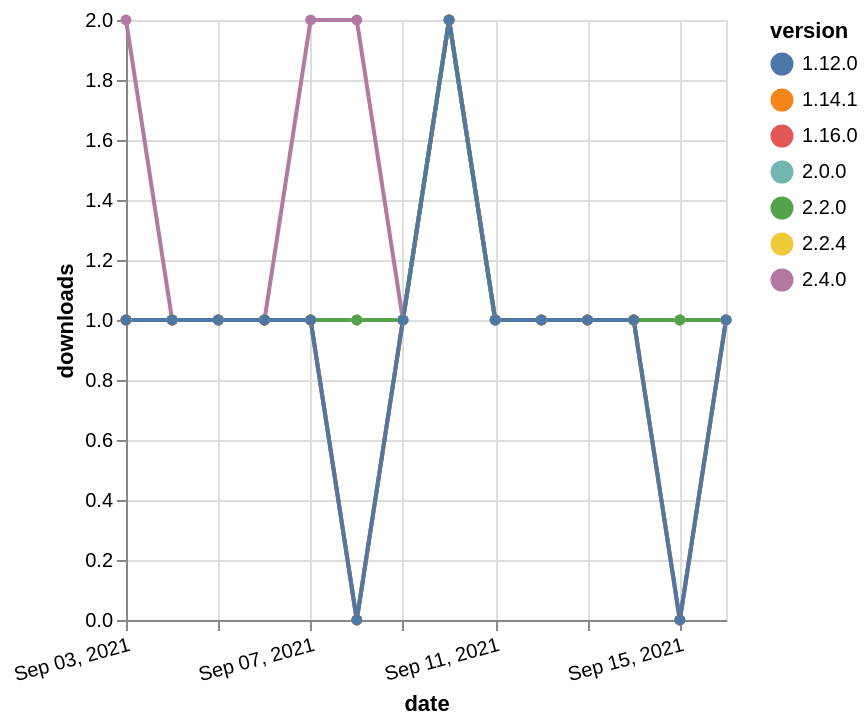

The specification (Vega-Lite) saved for this image:
### Vega-Lite specification from a JSON file in a GitHub repository (floating-point values rounded to 4 significant figures)
{"$schema": "https://vega.github.io/schema/vega-lite/v5.json", "description": "A simple bar chart with embedded data.", "data": {"values": [{"date": "2021-09-03", "total": 127, "delta": 2, "version": "2.4.0"}, {"date": "2021-09-04", "total": 128, "delta": 1, "version": "2.4.0"}, {"date": "2021-09-05", "total": 129, "delta": 1, "version": "2.4.0"}, {"date": "2021-09-06", "total": 130, "delta": 1, "version": "2.4.0"}, {"date": "2021-09-07", "total": 132, "delta": 2, "version": "2.4.0"}, {"date": "2021-09-08", "total": 134, "delta": 2, "version": "2.4.0"}, {"date": "2021-09-09", "total": 135, "delta": 1, "version": "2.4.0"}, {"date": "2021-09-10", "total": 137, "delta": 2, "version": "2.4.0"}, {"date": "2021-09-11", "total": 138, "delta": 1, "version": "2.4.0"}, {"date": "2021-09-12", "total": 139, "delta": 1, "version": "2.4.0"}, {"date": "2021-09-13", "total": 140, "delta": 1, "version": "2.4.0"}, {"date": "2021-09-14", "total": 141, "delta": 1, "version": "2.4.0"}, {"date": "2021-09-15", "total": 142, "delta": 1, "version": "2.4.0"}, {"date": "2021-09-16", "total": 143, "delta": 1, "version": "2.4.0"}, {"date": "2021-09-03", "total": 201, "delta": 1, "version": "1.16.0"}, {"date": "2021-09-04", "total": 202, "delta": 1, "version": "1.16.0"}, {"date": "2021-09-05", "total": 203, "delta": 1, "version": "1.16.0"}, {"date": "2021-09-06", "total": 204, "delta": 1, "version": "1.16.0"}, {"date": "2021-09-07", "total": 205, "delta": 1, "version": "1.16.0"}, {"date": "2021-09-08", "total": 205, "delta": 0, "version": "1.16.0"}, {"date": "2021-09-09", "total": 206, "delta": 1, "version": "1.16.0"}, {"date": "2021-09-10", "total": 208, "delta": 2, "version": "1.16.0"}, {"date": "2021-09-11", "total": 209, "delta": 1, "version": "1.16.0"}, {"date": "2021-09-12", "total": 210, "delta": 1, "version": "1.16.0"}, {"date": "2021-09-13", "total": 211, "delta": 1, "version": "1.16.0"}, {"date": "2021-09-14", "total": 212, "delta": 1, "version": "1.16.0"}, {"date": "2021-09-15", "total": 212, "delta": 0, "version": "1.16.0"}, {"date": "2021-09-16", "total": 213, "delta": 1, "version": "1.16.0"}, {"date": "2021-09-03", "total": 145, "delta": 1, "version": "2.2.4"}, {"date": "2021-09-04", "total": 146, "delta": 1, "version": "2.2.4"}, {"date": "2021-09-05", "total": 147, "delta": 1, "version": "2.2.4"}, {"date": "2021-09-06", "total": 148, "delta": 1, "version": "2.2.4"}, {"date": "2021-09-07", "total": 149, "delta": 1, "version": "2.2.4"}, {"date": "2021-09-08", "total": 150, "delta": 1, "version": "2.2.4"}, {"date": "2021-09-09", "total": 151, "delta": 1, "version": "2.2.4"}, {"date": "2021-09-10", "total": 153, "delta": 2, "version": "2.2.4"}, {"date": "2021-09-11", "total": 154, "delta": 1, "version": "2.2.4"}, {"date": "2021-09-12", "total": 155, "delta": 1, "version": "2.2.4"}, {"date": "2021-09-13", "total": 156, "delta": 1, "version": "2.2.4"}, {"date": "2021-09-14", "total": 157, "delta": 1, "version": "2.2.4"}, {"date": "2021-09-15", "total": 158, "delta": 1, "version": "2.2.4"}, {"date": "2021-09-16", "total": 159, "delta": 1, "version": "2.2.4"}, {"date": "2021-09-03", "total": 173, "delta": 1, "version": "2.0.0"}, {"date": "2021-09-04", "total": 174, "delta": 1, "version": "2.0.0"}, {"date": "2021-09-05", "total": 175, "delta": 1, "version": "2.0.0"}, {"date": "2021-09-06", "total": 176, "delta": 1, "version": "2.0.0"}, {"date": "2021-09-07", "total": 177, "delta": 1, "version": "2.0.0"}, {"date": "2021-09-08", "total": 178, "delta": 1, "version": "2.0.0"}, {"date": "2021-09-09", "total": 179, "delta": 1, "version": "2.0.0"}, {"date": "2021-09-10", "total": 181, "delta": 2, "version": "2.0.0"}, {"date": "2021-09-11", "total": 182, "delta": 1, "version": "2.0.0"}, {"date": "2021-09-12", "total": 183, "delta": 1, "version": "2.0.0"}, {"date": "2021-09-13", "total": 184, "delta": 1, "version": "2.0.0"}, {"date": "2021-09-14", "total": 185, "delta": 1, "version": "2.0.0"}, {"date": "2021-09-15", "total": 186, "delta": 1, "version": "2.0.0"}, {"date": "2021-09-16", "total": 187, "delta": 1, "version": "2.0.0"}, {"date": "2021-09-03", "total": 173, "delta": 1, "version": "2.2.0"}, {"date": "2021-09-04", "total": 174, "delta": 1, "version": "2.2.0"}, {"date": "2021-09-05", "total": 175, "delta": 1, "version": "2.2.0"}, {"date": "2021-09-06", "total": 176, "delta": 1, "version": "2.2.0"}, {"date": "2021-09-07", "total": 177, "delta": 1, "version": "2.2.0"}, {"date": "2021-09-08", "total": 178, "delta": 1, "version": "2.2.0"}, {"date": "2021-09-09", "total": 179, "delta": 1, "version": "2.2.0"}, {"date": "2021-09-10", "total": 181, "delta": 2, "version": "2.2.0"}, {"date": "2021-09-11", "total": 182, "delta": 1, "version": "2.2.0"}, {"date": "2021-09-12", "total": 183, "delta": 1, "version": "2.2.0"}, {"date": "2021-09-13", "total": 184, "delta": 1, "version": "2.2.0"}, {"date": "2021-09-14", "total": 185, "delta": 1, "version": "2.2.0"}, {"date": "2021-09-15", "total": 186, "delta": 1, "version": "2.2.0"}, {"date": "2021-09-16", "total": 187, "delta": 1, "version": "2.2.0"}, {"date": "2021-09-03", "total": 208, "delta": 1, "version": "1.14.1"}, {"date": "2021-09-04", "total": 209, "delta": 1, "version": "1.14.1"}, {"date": "2021-09-05", "total": 210, "delta": 1, "version": "1.14.1"}, {"date": "2021-09-06", "total": 211, "delta": 1, "version": "1.14.1"}, {"date": "2021-09-07", "total": 212, "delta": 1, "version": "1.14.1"}, {"date": "2021-09-08", "total": 212, "delta": 0, "version": "1.14.1"}, {"date": "2021-09-09", "total": 213, "delta": 1, "version": "1.14.1"}, {"date": "2021-09-10", "total": 215, "delta": 2, "version": "1.14.1"}, {"date": "2021-09-11", "total": 216, "delta": 1, "version": "1.14.1"}, {"date": "2021-09-12", "total": 217, "delta": 1, "version": "1.14.1"}, {"date": "2021-09-13", "total": 218, "delta": 1, "version": "1.14.1"}, {"date": "2021-09-14", "total": 219, "delta": 1, "version": "1.14.1"}, {"date": "2021-09-15", "total": 219, "delta": 0, "version": "1.14.1"}, {"date": "2021-09-16", "total": 220, "delta": 1, "version": "1.14.1"}, {"date": "2021-09-03", "total": 282, "delta": 1, "version": "1.12.0"}, {"date": "2021-09-04", "total": 283, "delta": 1, "version": "1.12.0"}, {"date": "2021-09-05", "total": 284, "delta": 1, "version": "1.12.0"}, {"date": "2021-09-06", "total": 285, "delta": 1, "version": "1.12.0"}, {"date": "2021-09-07", "total": 286, "delta": 1, "version": "1.12.0"}, {"date": "2021-09-08", "total": 286, "delta": 0, "version": "1.12.0"}, {"date": "2021-09-09", "total": 287, "delta": 1, "version": "1.12.0"}, {"date": "2021-09-10", "total": 289, "delta": 2, "version": "1.12.0"}, {"date": "2021-09-11", "total": 290, "delta": 1, "version": "1.12.0"}, {"date": "2021-09-12", "total": 291, "delta": 1, "version": "1.12.0"}, {"date": "2021-09-13", "total": 292, "delta": 1, "version": "1.12.0"}, {"date": "2021-09-14", "total": 293, "delta": 1, "version": "1.12.0"}, {"date": "2021-09-15", "total": 293, "delta": 0, "version": "1.12.0"}, {"date": "2021-09-16", "total": 294, "delta": 1, "version": "1.12.0"}]}, "width": "container", "mark": {"type": "line", "point": {"filled": true}}, "encoding": {"x": {"field": "date", "type": "temporal", "timeUnit": "yearmonthdate", "title": "date", "axis": {"labelAngle": -15}}, "y": {"field": "delta", "type": "quantitative", "title": "downloads"}, "color": {"field": "version", "type": "nominal"}, "tooltip": {"field": "delta"}}}
